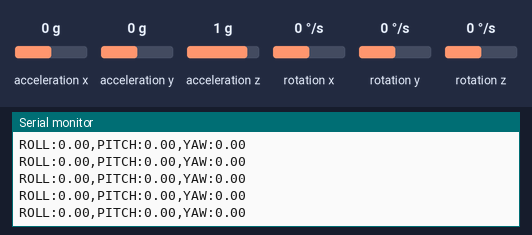
The sketch below on a simulated Arduino Uno, built with avr-gcc and run on an emulated ATmega328P. On the bench: the last lines printed to the serial monitor. Inputs (shaded band) come from the test bench; at power-on: acceleration y 0 g, acceleration z 1 g, rotation x 0 °/s, rotation y 0 °/s, acceleration x 0 g, rotation z 0 °/s.

Above: at 1.2 s.
1.3 s: acceleration y set to -1.4 g
At 1.38 s:
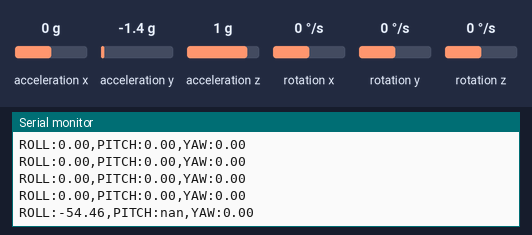
3.2 s: acceleration z set to -1.4 g
At 3.27 s:
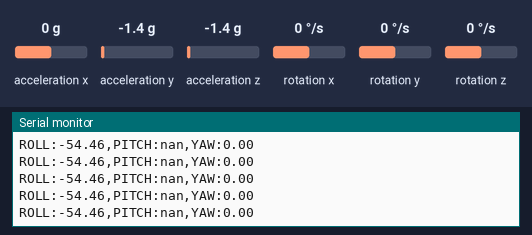
4.7 s: acceleration y set to 0 g
At 4.75 s:
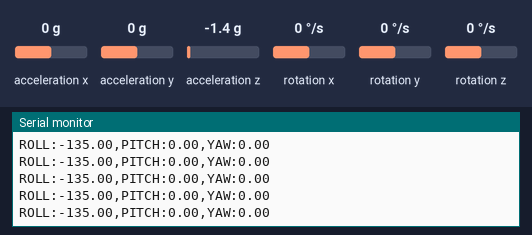
7.7 s: rotation x set to -192 °/s
At 7.7 s:
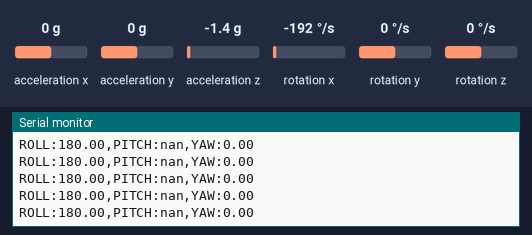
9.2 s: rotation y set to -192 °/s
At 9.28 s:
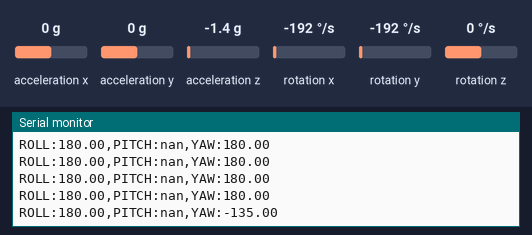
Timing chart, 0 to 11.7 s (numbered marks = the images above; inputs shaded):
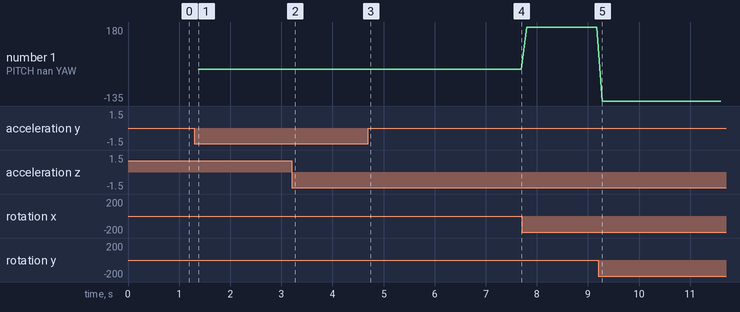

The sketch:

getOrientation.ino
```cpp
#include <Wire.h>
#include <MPU6050.h>

MPU6050 mpu;
float roll, pitch, yaw;

void setup() {
  Serial.begin(115200);
  Wire.begin();

  // Initialize the MPU6050
  mpu.initialize();
  if (!mpu.testConnection()) {
    Serial.println("MPU6050 connection failed");
    while (1);
  }
}

void loop() {
  // Read the accelerometer and gyroscope data
  int16_t ax, ay, az, gx, gy, gz;
  mpu.getMotion6(&ax, &ay, &az, &gx, &gy, &gz);

  // Calculate orientation angles
  roll = atan2(ay, az) * 180 / PI;
  pitch = atan2(-ax, sqrt(ay * ay + az * az)) * 180 / PI;
  yaw = atan2(gy, gx) * 180 / PI;  // Simplified yaw calculation; requires more complex math for better accuracy

  // Send the angles to Unity over serial
  Serial.print("ROLL:");
  Serial.print(roll);
  Serial.print(",PITCH:");
  Serial.print(pitch);
  Serial.print(",YAW:");
  Serial.println(yaw);

  delay(100);  // Adjust the delay as needed
}
```

Measured:
- after the input at 1.3 s, the serial monitor: prints a new line after 0.08 s (image 1)
- after the input at 9.2 s, the serial monitor: prints a new line after 0.08 s (image 5)
- plotted number 1: 180 → -135 after the input at 9.2 s
